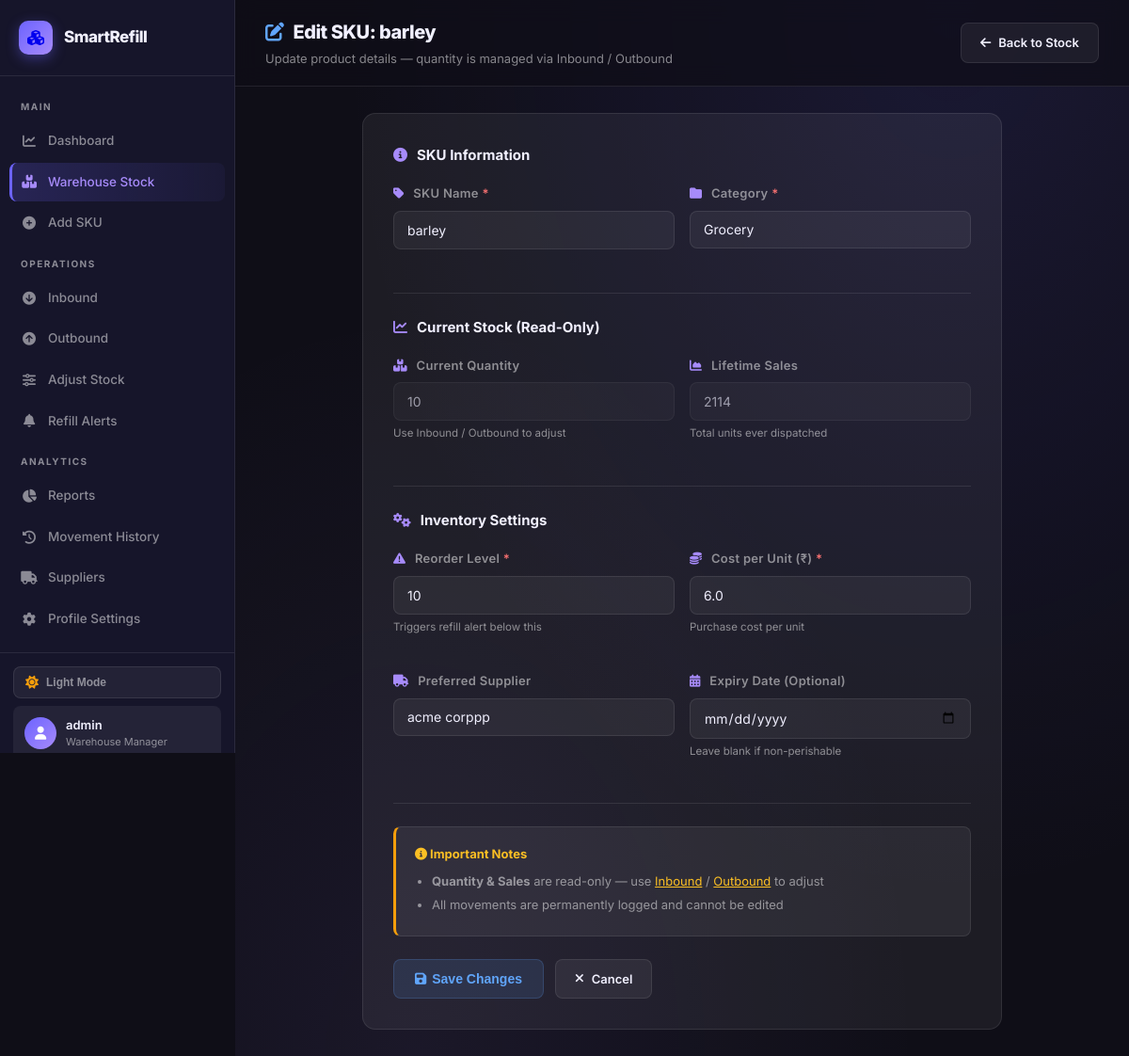
Page /edit/barley (signed in) on the committed database.
### tables this page shows
CREATE TABLE "products" (
                    id INTEGER PRIMARY KEY AUTOINCREMENT,
                    user_id INTEGER NOT NULL DEFAULT 1,
                    name TEXT NOT NULL,
                    category TEXT NOT NULL,
                    quantity INTEGER DEFAULT 0,
                    reorder_level INTEGER DEFAULT 10,
                    sales_count INTEGER DEFAULT 0,
                    created_at TIMESTAMP DEFAULT CURRENT_TIMESTAMP, cost_per_unit REAL DEFAULT 0.0, supplier_id INTEGER REFERENCES suppliers(id), expiry_date DATE DEFAULT NULL,
                    FOREIGN KEY (user_id) REFERENCES users(id) ON DELETE CASCADE,
                    UNIQUE(user_id, name)
                );

CREATE TABLE suppliers (
                id INTEGER PRIMARY KEY AUTOINCREMENT,
                user_id INTEGER NOT NULL,
                name TEXT NOT NULL,
                contact_name TEXT,
                phone TEXT,
                email TEXT,
                address TEXT,
                FOREIGN KEY(user_id) REFERENCES users(id)
            );

### app.py (the view, shortened to what this page needs)
@app.route("/edit/<product_name>", methods=["GET", "POST"])
@login_required
def edit_product(product_name):
    user_id = session['user_id']
    conn = get_connection()
    cur = conn.cursor()
    cur.execute(
        "SELECT name, category, quantity, reorder_level, sales_count, cost_per_unit, supplier_id, expiry_date FROM products WHERE user_id = ? AND name = ?",
        (user_id, product_name)
    )
    product = cur.fetchone()
    cur.execute("SELECT id, name FROM suppliers WHERE user_id = ? ORDER BY name", (user_id,))
    suppliers = cur.fetchall()
    conn.close()
    if product is None:
        flash(f"SKU '{product_name}' not found!", "error")
        return redirect("/products")
    product_data = {
        "name": product[0],
        "category": product[1],
        "quantity": product[2],
        "reorder": product[3],
        "sales": product[4],
        "cost": product[5],
        "supplier_id": product[6],
        "expiry_date": product[7]
    }
    return render_template("edit_product.html", product=product_data, suppliers=suppliers)

### app.py (called while the page is built)
def login_required(f):
    @wraps(f)
    def decorated_function(*args, **kwargs):
        if 'user_id' not in session:
            flash("Please log in first!", "error")
            return redirect("/login")
        return f(*args, **kwargs)
    return decorated_function

### database.py (called while the page is built)
def get_connection():
    conn = sqlite3.connect("inventory.db")
    conn.execute("PRAGMA foreign_keys = ON")
    return conn

### templates/edit_product.html (shortened to what this page needs)
<!DOCTYPE html>
<html lang="en">
<head>
    <link href="https://cdnjs.cloudflare.com/ajax/libs/font-awesome/6.5.0/css/all.min.css" rel="stylesheet">
    <link rel="stylesheet" href="/static/dark-theme.css">
</head>
<body>
    <aside class="sidebar">
        <a href="/dashboard" class="sidebar-brand">
            <div class="logo-icon"><i class="fas fa-cubes"></i></div><span>SmartRefill</span>
        </a>
        <nav class="sidebar-nav">
            <div class="sidebar-label">Main</div>
            <a href="/dashboard"><i class="fas fa-chart-line"></i> Dashboard</a>
            <a href="/products" class="active"><i class="fas fa-boxes"></i> Warehouse Stock</a>
            <a href="/add"><i class="fas fa-plus-circle"></i> Add SKU</a>
            <div class="sidebar-label">Operations</div>
            <a href="/inbound"><i class="fas fa-arrow-circle-down"></i> Inbound</a>
            <a href="/outbound"><i class="fas fa-arrow-circle-up"></i> Outbound</a>
            <a href="/adjust"><i class="fas fa-sliders-h"></i> Adjust Stock</a>
            <a href="/refill"><i class="fas fa-bell"></i> Refill Alerts</a>
            <div class="sidebar-label">Analytics</div>
            <a href="/reports"><i class="fas fa-chart-pie"></i> Reports</a>
            <a href="/history"><i class="fas fa-history"></i> Movement History</a>
            <a href="/suppliers"><i class="fas fa-truck"></i> Suppliers</a>
            <a href="/profile"><i class="fas fa-cog"></i> Profile Settings</a>
        </nav>
        <div class="sidebar-footer">
            <div class="sidebar-user">
                <div class="user-avatar-circle"><i class="fas fa-user"></i></div>
                <div>
                    <div class="uname">{{ session.get('username','User') }}</div>
                    <div class="urole">Warehouse Manager</div>
                </div>
            </div>
        </div>
    </aside>
    <div class="main">
        <div class="topbar">
            <div class="topbar-left">
                <h1><i class="fas fa-edit" style="color:var(--blue);margin-right:10px"></i>Edit SKU: {{ product.name }}
                </h1>
                <p>Update product details — quantity is managed via Inbound / Outbound</p>
            </div>
            <div class="topbar-right">
                <a href="/products" class="btn-ghost"><i class="fas fa-arrow-left"></i> Back to Stock</a>
            </div>
        </div>
        <div class="page-body">
            <div style="max-width:680px;margin:0 auto">
                <div class="form-card fade-in">
                    <form method="post" onsubmit="return validateEditForm()">
                        <div style="margin-bottom:24px;padding-bottom:24px;border-bottom:1px solid var(--border)">
                            <div class="section-heading"><i class="fas fa-info-circle"></i> SKU Information</div>
                            <div style="display:grid;grid-template-columns:1fr 1fr;gap:16px">
                                <div class="form-group">
                                    <label><i class="fas fa-tag"></i> SKU Name <span
                                            style="color:var(--red)">*</span></label>
                                    <input type="text" id="skuName" name="name" class="form-control"
                                        value="{{ product.name }}" required>
                                </div>
                                <div class="form-group">
                                    <label><i class="fas fa-folder"></i> Category <span
                                            style="color:var(--red)">*</span></label>
                                    <select id="category" name="category" class="form-control" required>
                                        {% set cats =
                                        ['Electronics','Hardware','Software','Accessories','Grocery','Clothing','Furniture','Books','Toys','Sports','Beauty
                                        & Personal Care','Home & Garden','Automotive','Health & Wellness','Office
                                        Supplies','Other'] %}
                                        {% for c in cats %}
                                        <option value="{{ c }}" {% if product.category==c %}selected{% endif %}>{{ c }}
                                        </option>
                                        {% endfor %}
                                    </select>
                                </div>
                            </div>
                        </div>
                        <div style="margin-bottom:24px;padding-bottom:24px;border-bottom:1px solid var(--border)">
                            <div class="section-heading"><i class="fas fa-chart-line"></i> Current Stock (Read-Only)
                            </div>
                            <div style="display:grid;grid-template-columns:1fr 1fr;gap:16px">
                                <div class="form-group">
                                    <label><i class="fas fa-boxes"></i> Current Quantity</label>
                                    <input type="number" class="form-control" value="{{ product.quantity }}" disabled
                                        style="opacity:.6;cursor:not-allowed">
                                    <small style="color:var(--muted);font-size:11.5px;margin-top:4px;display:block">Use
                                        Inbound / Outbound to adjust</small>
                                </div>
                                <div class="form-group">
                                    <label><i class="fas fa-chart-area"></i> Lifetime Sales</label>
                                    <input type="number" class="form-control" value="{{ product.sales }}" disabled
                                        style="opacity:.6;cursor:not-allowed">
                                    <small
                                        style="color:var(--muted);font-size:11.5px;margin-top:4px;display:block">Total
                                        units ever dispatched</small>
                                </div>
                            </div>
                        </div>
                        <div style="margin-bottom:24px;padding-bottom:24px;border-bottom:1px solid var(--border)">
                            <div class="section-heading"><i class="fas fa-cogs"></i> Inventory Settings</div>
                            <div style="display:grid;grid-template-columns:1fr 1fr;gap:16px">
                                <div class="form-group">
                                    <label><i class="fas fa-exclamation-triangle"></i> Reorder Level <span
                                            style="color:var(--red)">*</span></label>
                                    <input type="number" id="reorder" name="reorder" class="form-control"
                                        value="{{ product.reorder }}" min="0" required>
                                    <small
                                        style="color:var(--muted);font-size:11.5px;margin-top:4px;display:block">Triggers
                                        refill alert below this</small>
                                </div>
                                <div class="form-group">
                                    <label><i class="fas fa-coins"></i> Cost per Unit (₹) <span
                                            style="color:var(--red)">*</span></label>
                                    <input type="number" id="cost" name="cost" class="form-control"
                                        value="{{ product.cost }}" min="0" step="0.01" required>
                                    <small
                                        style="color:var(--muted);font-size:11.5px;margin-top:4px;display:block">Purchase
                                        cost per unit</small>
                                </div>
                                <div class="form-group">
                                    <label><i class="fas fa-truck"></i> Preferred Supplier</label>
                                    <select name="supplier_id" class="form-control">
                                        {% for s in suppliers %}
                                        <option value="{{ s[0] }}" {% if product.supplier_id==s[0] %}selected{% endif
                                            %}>{{ s[1] }}</option>
                                        {% endfor %}
                                    </select>
                                </div>
                                <div class="form-group">
                                    <label><i class="fas fa-calendar-alt"></i> Expiry Date (Optional)</label>
                                    <input type="date" name="expiry_date" class="form-control"
                                        value="{{ product.expiry_date if product.expiry_date else '' }}">
                                    <small
                                        style="color:var(--muted);font-size:11.5px;margin-top:4px;display:block">Leave
                                        blank if non-perishable</small>
                                </div>
                            </div>
                        </div>
                        <div class="info-box amber" style="margin-bottom:24px">
                            <h6><i class="fas fa-info-circle"></i> Important Notes</h6>
                            <ul>
                                <li><strong>Quantity & Sales</strong> are read-only — use <a href="/inbound"
                                        style="color:#fbbf24">Inbound</a> / <a href="/outbound"
                                        style="color:#fbbf24">Outbound</a> to adjust</li>
                                <li>All movements are permanently logged and cannot be edited</li>
                            </ul>
                        </div>
                        <div style="display:flex;gap:12px;flex-wrap:wrap">
                            <button type="submit" class="btn-edit" style="padding:11px 22px;font-size:14px"><i
                                    class="fas fa-save"></i> Save Changes</button>
                            <a href="/products" class="btn-ghost"><i class="fas fa-times"></i> Cancel</a>
                        </div>
                    </form>
                </div>
            </div>
        </div>
    </div>
</body>
</html>

### rows in the picture
products: name "barley", category "Grocery", quantity "10", sales "2114", cost "6.0", supplier_id "acme corppp"

### other values in the picture
{{ session.get('username','User') }} "admin"
